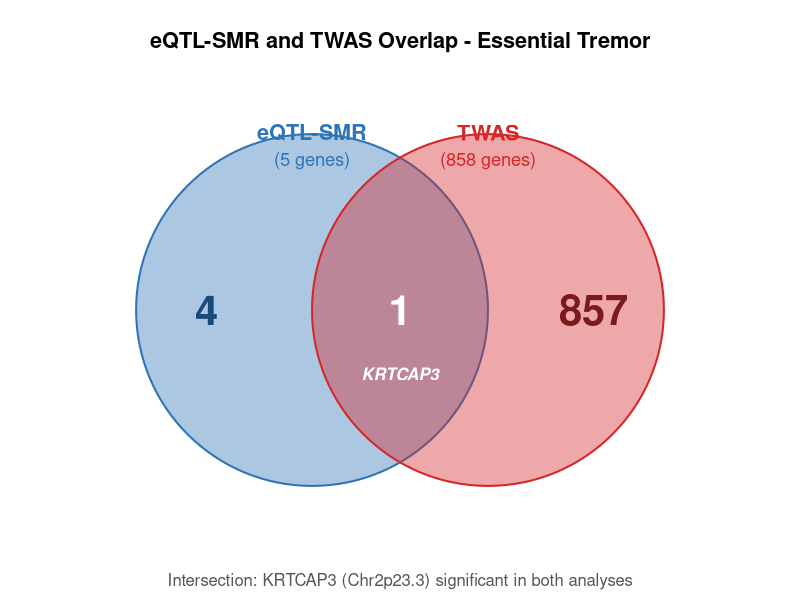
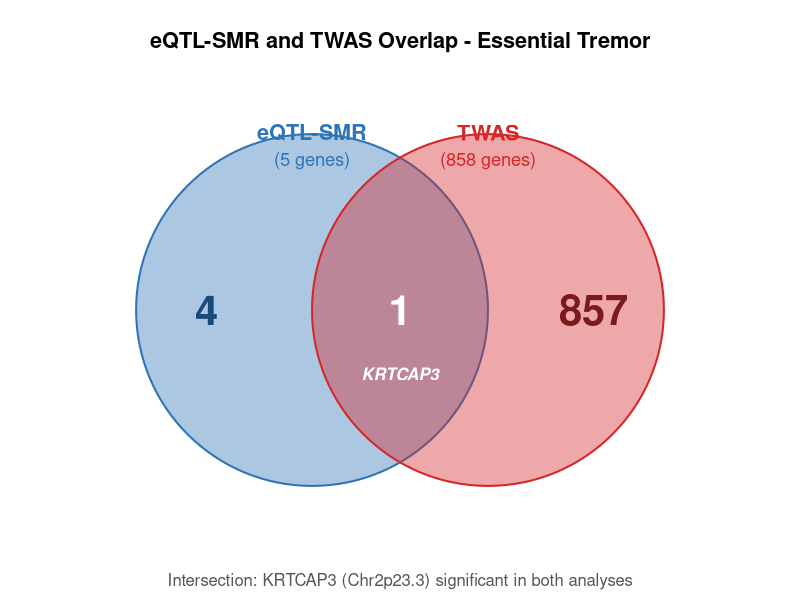

Source code (R) for these figures, in order:
.libPaths(c("~/R/library", .libPaths()))
library(ggplot2)

png("/mnt/c/Users/Lenovo/Downloads/venn_smr_twas_ET.png",
  width=2400, height=1800, res=300)

par(bg="white", mar=c(3,1,4,1))
plot(0, type="n", xlim=c(-2,2), ylim=c(-1.5,1.5),
  axes=FALSE, xlab="", ylab="")

symbols(x=c(-0.5, 0.5), y=c(0,0), circles=c(1,1),
  inches=FALSE, add=TRUE,
  fg=c("#2E75B6","#D62728"),
  bg=adjustcolor(c("#2E75B6","#D62728"), alpha.f=0.4),
  lwd=2)

text(-1.1, 0,   "4",   cex=2.5, font=2, col="#1a4a7a")
text(0,    0,   "1",   cex=2.5, font=2, col="white")
text(1.1,  0,   "857", cex=2.5, font=2, col="#7a1a1a")

text(-0.5,  1.25, "eQTL-SMR", cex=1.3, font=2, col="#2E75B6")
text(-0.5,  1.05, "(5 genes)", cex=1.1, col="#2E75B6")
text( 0.5,  1.25, "TWAS",      cex=1.3, font=2, col="#D62728")
text( 0.5,  1.05, "(858 genes)",cex=1.1, col="#D62728")

text(0, -0.45, "KRTCAP3", cex=1.0, font=4, col="white")

title("eQTL-SMR and TWAS Overlap - Essential Tremor",
  cex.main=1.3, font.main=2)
mtext("Intersection: KRTCAP3 (Chr2p23.3) significant in both analyses",
  side=1, line=1.5, cex=1.0, col="#555555")

dev.off()

cairo_pdf("/mnt/c/Users/Lenovo/Downloads/venn_smr_twas_ET.pdf",
  width=8, height=6, bg="white")

par(bg="white", mar=c(3,1,4,1))
plot(0, type="n", xlim=c(-2,2), ylim=c(-1.5,1.5),
  axes=FALSE, xlab="", ylab="")

symbols(x=c(-0.5, 0.5), y=c(0,0), circles=c(1,1),
  inches=FALSE, add=TRUE,
  fg=c("#2E75B6","#D62728"),
  bg=adjustcolor(c("#2E75B6","#D62728"), alpha.f=0.4),
  lwd=2)

text(-1.1, 0,   "4",   cex=2.5, font=2, col="#1a4a7a")
text(0,    0,   "1",   cex=2.5, font=2, col="white")
text(1.1,  0,   "857", cex=2.5, font=2, col="#7a1a1a")

text(-0.5,  1.25, "eQTL-SMR",  cex=1.3, font=2, col="#2E75B6")
text(-0.5,  1.05, "(5 genes)", cex=1.1, col="#2E75B6")
text( 0.5,  1.25, "TWAS",      cex=1.3, font=2, col="#D62728")
text( 0.5,  1.05, "(858 genes)",cex=1.1, col="#D62728")

text(0, -0.45, "KRTCAP3", cex=1.0, font=4, col="white")

title("eQTL-SMR and TWAS Overlap - Essential Tremor",
  cex.main=1.3, font.main=2)
mtext("Intersection: KRTCAP3 (Chr2p23.3) significant in both analyses",
  side=1, line=1.5, cex=1.0, col="#555555")

dev.off()
cat("Venn saved!\n")
